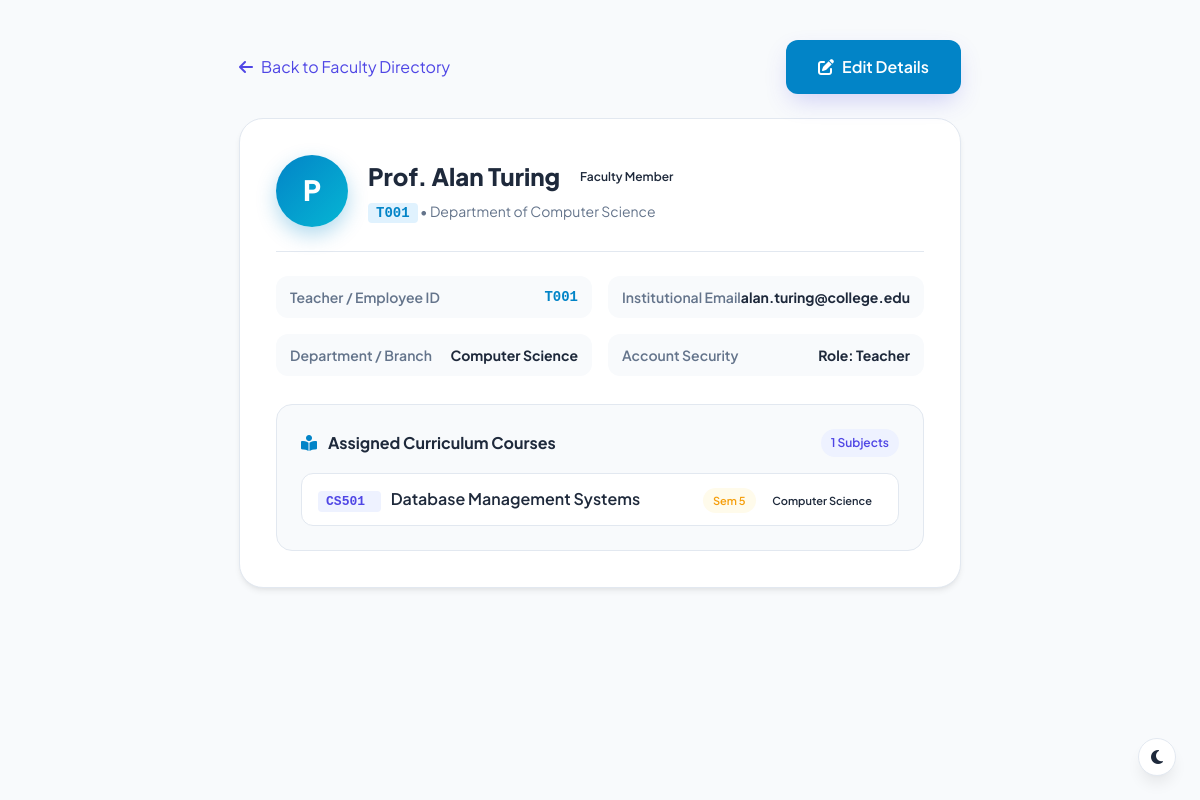
Screenshot of /view_teacher/T001 (signed in) with the database file from the repository.
### tables this page shows
CREATE TABLE teachers(
        id INTEGER PRIMARY KEY AUTOINCREMENT,
        teacher_id TEXT UNIQUE NOT NULL,
        fullname TEXT NOT NULL,
        email TEXT UNIQUE NOT NULL,
        department TEXT NOT NULL
    );

CREATE TABLE "subjects" (id INTEGER PRIMARY KEY AUTOINCREMENT, subject_code TEXT UNIQUE NOT NULL, subject_name TEXT NOT NULL, department TEXT NOT NULL, semester INTEGER NOT NULL);

### app.py (the view)
@app.route("/view_teacher/<teacher_id>")
@role_required("admin")
def view_teacher(teacher_id):
    conn = get_db_connection()
    cursor = conn.cursor()
    cursor.execute("""
        SELECT teacher_id, fullname, email, department
        FROM teachers
        WHERE teacher_id = ?
    """, (teacher_id,))
    teacher = cursor.fetchone()
    if not teacher:
        conn.close()
        return redirect(url_for("view_teachers", error=f"Faculty record '{teacher_id}' not found."))
    cursor.execute("""
        SELECT subjects.subject_code, subjects.subject_name, subjects.department, subjects.semester
        FROM teacher_subjects
        JOIN subjects ON teacher_subjects.subject_id = subjects.subject_code
        WHERE teacher_subjects.teacher_id = ?
    """, (teacher_id,))
    assigned_subjects = cursor.fetchall()
    conn.close()
    return render_template("view_teacher.html", teacher=teacher, subjects=assigned_subjects)

### app.py (called while the page is built, shortened)
def role_required(*allowed_roles):
    def decorator(f):
        @wraps(f)
        def decorated_function(*args, **kwargs):
            if "user_id" not in session or "role" not in session:
                return redirect(url_for("login"))
            user_role = session.get("role")
            return f(*args, **kwargs)
        return decorated_function
    return decorator

### database.py (called while the page is built)
def get_db_connection():
    conn = sqlite3.connect("database.db")
    conn.execute("PRAGMA foreign_keys = ON;")
    conn.row_factory = sqlite3.Row
    return conn

### templates/view_teacher.html (shortened to what this page needs)
<!DOCTYPE html>
<html lang="en">
<head>
    <link rel="stylesheet" href="{{ url_for('static', filename='css/dashboard.css') }}">
    <link rel="stylesheet" href="{{ url_for('static', filename='css/style.css') }}">
    <link rel="stylesheet" href="https://cdnjs.cloudflare.com/ajax/libs/font-awesome/6.5.2/css/all.min.css">
</head>
<body style="background: var(--bg-main);">
    <div style="max-width: 840px; margin: 40px auto; padding: 0 20px;">
        <div style="display: flex; justify-content: space-between; align-items: center; margin-bottom: 24px;">
            <a href="{{ url_for('view_teachers') }}" class="btn btn-outline" style="display: inline-flex; align-items: center; gap: 8px;">
                <i class="fas fa-arrow-left"></i> Back to Faculty Directory
            </a>
            <div style="display: flex; gap: 10px;">
                <a href="{{ url_for('edit_teacher', teacher_id=teacher['teacher_id']) }}" class="btn btn-primary" style="display: inline-flex; align-items: center; gap: 8px; background: #0284c7; border-color: #0284c7;">
                    <i class="fas fa-edit"></i> Edit Details
                </a>
            </div>
        </div>
        <div class="dashboard-card" style="padding: 36px; border-radius: var(--radius-xl); box-shadow: var(--shadow-md);">
            <div style="display: flex; align-items: center; gap: 20px; padding-bottom: 24px; border-bottom: 1px solid var(--border); margin-bottom: 24px;">
                <div style="width: 72px; height: 72px; border-radius: 50%; background: linear-gradient(135deg, #0284c7, #06b6d4); color: white; display: flex; align-items: center; justify-content: center; font-size: 28px; font-weight: 800; box-shadow: 0 8px 20px rgba(2, 132, 199, 0.3);">
                    {{ teacher['fullname'][0]|upper }}
                </div>
                <div>
                    <div style="display: flex; align-items: center; gap: 10px;">
                        <h2 style="font-size: 24px; font-weight: 800; color: var(--text-main); margin: 0;">{{ teacher['fullname'] }}</h2>
                        <span class="badge badge-info">Faculty Member</span>
                    </div>
                    <p style="color: var(--text-muted); font-size: 14px; margin-top: 4px;">
                        <span style="font-family: monospace; font-weight: 700; color: var(--secondary-hover); background: #e0f2fe; padding: 2px 8px; border-radius: 4px;">{{ teacher['teacher_id'] }}</span>
                        • Department of {{ teacher['department'] }}
                    </p>
                </div>
            </div>
            <div style="display: grid; grid-template-columns: 1fr 1fr; gap: 16px; margin-bottom: 28px;">
                <div class="profile-detail-item">
                    <span>Teacher / Employee ID</span>
                    <span style="font-family: monospace; color: var(--secondary-hover);">{{ teacher['teacher_id'] }}</span>
                </div>
                <div class="profile-detail-item">
                    <span>Institutional Email</span>
                    <span>{{ teacher['email'] }}</span>
                </div>
                <div class="profile-detail-item">
                    <span>Department / Branch</span>
                    <span>{{ teacher['department'] }}</span>
                </div>
                <div class="profile-detail-item">
                    <span>Account Security</span>
                    <span>Role: Teacher</span>
                </div>
            </div>
            <div style="background: var(--bg-main); border: 1px solid var(--border); border-radius: var(--radius-lg); padding: 24px;">
                <div style="display: flex; justify-content: space-between; align-items: center; margin-bottom: 16px;">
                    <h4 style="font-size: 16px; font-weight: 700; color: var(--text-main); margin: 0;">
                        <i class="fas fa-book-reader" style="color: #0284c7; margin-right: 8px;"></i> Assigned Curriculum Courses
                    </h4>
                    <span class="badge badge-primary">{{ subjects|length }} Subjects</span>
                </div>
                {% if subjects %}
                <div style="display: flex; flex-direction: column; gap: 10px;">
                    {% for sub in subjects %}
                    <div style="display: flex; justify-content: space-between; align-items: center; background: var(--card-bg); padding: 12px 16px; border-radius: var(--radius-md); border: 1px solid var(--border);">
                        <div>
                            <span style="font-weight: 700; font-family: monospace; color: var(--primary); background: #eef2ff; padding: 3px 8px; border-radius: 4px; font-size: 13px;">
                                {{ sub['subject_code'] }}
                            </span>
                            <span style="font-weight: 600; color: var(--text-main); margin-left: 10px;">{{ sub['subject_name'] }}</span>
                        </div>
                        <div>
                            <span class="badge badge-warning" style="font-size: 11px;">Sem {{ sub['semester'] }}</span>
                            <span class="badge badge-info" style="font-size: 11px; margin-left: 4px;">{{ sub['department'] }}</span>
                        </div>
                    </div>
                    {% endfor %}
                </div>
                {% else %}
                <div style="text-align: center; padding: 24px; color: var(--text-muted); font-size: 14px;">
                    <i class="fas fa-inbox" style="font-size: 24px; margin-bottom: 8px; display: block;"></i>
                    No course subjects assigned to this faculty member yet.
                </div>
                {% endif %}
            </div>
        </div>
    </div>
</body>
</html>

### static/css/dashboard.css (style rules this page uses)
:root { --primary: #4f46e5; --primary-hover: #4338ca; --primary-light: #eef2ff; --primary-glow: rgba(79, 70, 229, 0.25); --secondary: #0ea5e9; --secondary-light: #f0f9ff; --accent: #10b981; --accent-light: #ecfdf5; --warning: #f59e0b; --warning-light: #fffbeb; --danger: #ef4444; --danger-light: #fef2f2; --dark-sidebar: #0f172a; --dark-sidebar-hover: #1e293b; --bg-main: #f8fafc; --card-bg: #ffffff; --border: #e2e8f0; --text-main: #1e293b; --text-muted: #64748b; --radius-sm: 8px; --radius-md: 12px; --radius-lg: 16px; --radius-xl: 20px; --radius-full: 9999px; --shadow-sm: 0 1px 2px 0 rgba(0, 0, 0, 0.05); --shadow-md: 0 4px 6px -1px rgba(0, 0, 0, 0.07); --shadow-lg: 0 10px 15px -3px rgba(0, 0, 0, 0.08); --shadow-xl: 0 20px 25px -5px rgba(0, 0, 0, 0.08); --transition: all 0.25s cubic-bezier(0.4, 0, 0.2, 1); }
* { margin: 0; padding: 0; box-sizing: border-box; font-family: 'Plus Jakarta Sans', 'Poppins', sans-serif; }
body { display: flex; background-color: var(--bg-main); color: var(--text-main); min-height: 100vh; overflow-x: hidden; }
.dashboard-card { background: #ffffff; border: 1px solid var(--border); border-radius: var(--radius-lg); padding: 28px; box-shadow: var(--shadow-sm); }
.profile-detail-item { display: flex; justify-content: space-between; padding: 10px 14px; background: var(--bg-main); border-radius: var(--radius-md); font-size: 14px; }
.profile-detail-item span:first-child { font-weight: 600; color: var(--text-muted); }
.profile-detail-item span:last-child { font-weight: 700; color: var(--text-main); }

### static/css/style.css (style rules this page uses)
:root { --primary: #4f46e5; --primary-hover: #4338ca; --primary-light: #eef2ff; --primary-glow: rgba(79, 70, 229, 0.25); --secondary: #0ea5e9; --secondary-hover: #0284c7; --secondary-light: #f0f9ff; --accent: #10b981; --accent-light: #ecfdf5; --warning: #f59e0b; --warning-light: #fffbeb; --danger: #ef4444; --danger-light: #fef2f2; --dark: #0f172a; --dark-muted: #334155; --text-main: #1e293b; --text-muted: #64748b; --text-light: #94a3b8; --bg-main: #f8fafc; --bg-subtle: #f1f5f9; --card-bg: #ffffff; --glass-bg: rgba(255, 255, 255, 0.85); --border: #e2e8f0; --border-subtle: #f1f5f9; --border-focus: #818cf8; --shadow-sm: 0 1px 2px 0 rgba(0, 0, 0, 0.05); --shadow-md: 0 4px 6px -1px rgba(0, 0, 0, 0.07), 0 2px 4px -2px rgba(0, 0, 0, 0.05); --shadow-lg: 0 10px 15px -3px rgba(0, 0, 0, 0.08), 0 4px 6px -4px rgba(0, 0, 0, 0.04); --shadow-xl: 0 20px 25px -5px rgba(0, 0, 0, 0.08), 0 8px 10px -6px rgba(0, 0, 0, 0.04); --shadow-glow: 0 0 20px rgba(79, 70, 229, 0.35); --radius-sm: 8px; --radius-md: 12px; --radius-lg: 16px; --radius-xl: 24px; --radius-full: 9999px; --transition: all 0.25s cubic-bezier(0.4, 0, 0.2, 1); }
* { margin: 0; padding: 0; box-sizing: border-box; font-family: 'Plus Jakarta Sans', 'Poppins', -apple-system, BlinkMacSystemFont, sans-serif; }
html { scroll-behavior: smooth; }
body { background-color: var(--bg-main); color: var(--text-main); min-height: 100vh; display: flex; flex-direction: column; overflow-x: hidden; line-height: 1.6; }
a { color: var(--primary); text-decoration: none; transition: var(--transition); }
.btn-primary { background: linear-gradient(135deg, #4f46e5, #3b82f6); color: #fff; padding: 14px 32px; border-radius: var(--radius-md); font-size: 16px; font-weight: 600; display: inline-flex; align-items: center; gap: 10px; box-shadow: 0 10px 25px -5px var(--primary-glow); border: none; cursor: pointer; transition: var(--transition); }
.badge { display: inline-flex; align-items: center; gap: 6px; padding: 4px 10px; border-radius: var(--radius-full); font-size: 12px; font-weight: 600; }
.badge-primary { background: var(--primary-light); color: var(--primary); }
.badge-warning { background: var(--warning-light); color: var(--warning); }

### rows the page displays
teachers: fullname "P", fullname "Prof. Alan Turing", teacher_id "T001", department "Computer Science", email "alan.turing@college.edu"
subjects: subject_code "CS501", subject_name "Database Management Systems", semester "5", department "Computer Science"

### other values shown
{{ subjects|length }} "1"
